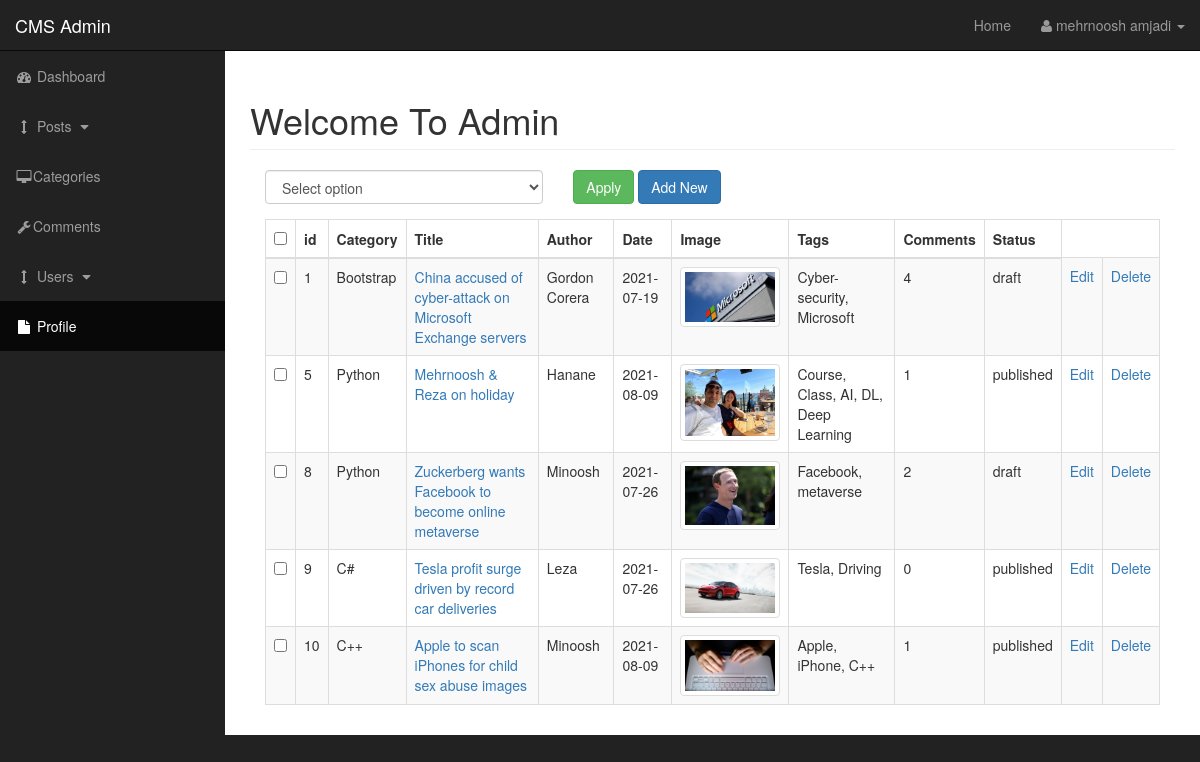
Screenshot of /admin/posts.php (signed in) with the database file from the repository.
### tables this page shows
CREATE TABLE `posts` (
  `post_id` int(3) NOT NULL,
  `post_cat_id` int(3) NOT NULL,
  `post_title` varchar(255) NOT NULL,
  `post_author` varchar(255) NOT NULL,
  `post_date` date NOT NULL,
  `post_image` text NOT NULL,
  `post_content` text NOT NULL,
  `post_tags` varchar(255) NOT NULL,
  `post_comment_count` int(11) NOT NULL,
  `post_status` varchar(255) NOT NULL DEFAULT 'draft'
);

CREATE TABLE `categories` (
  `cat_id` int(3) NOT NULL,
  `cat_title` varchar(255) NOT NULL
);

### admin/view_all_posts.php (the view, shortened to what this page needs)
<div class="col-lg-12">
    <form action="" method="post">
        <div class="row form-group">
            <div class="col-xs-4">
                <select class="form-control" name="process">
                    <option value="">Select option</option>
                </select>
            </div>
            <div class="col-xs-4">
                <input type="submit" name="table_submit" value="Apply" class="btn btn-success">
                <a href="./posts.php?source=add_post" class="btn btn-primary">Add New</a>
            </div>
        </div>
        <div class="form-group">
            <table class="table table-striped table-bordered table-hover">
                <thead>
                    <tr>
                        <th><input id="checkbox_all" type="checkbox" name="selectArray[]" value=""></th>
                        <th>id</th>
                        <th>Category</th>
                        <th>Title</th>
                        <th>Author</th>
                        <th>Date</th>
                        <th>Image</th>
                        <th>Tags</th>
                        <th>Comments</th>
                        <th>Status</th>
                    </tr>
                </thead>
                <tbody>
                    <?php
                    $query = "SELECT * FROM posts";
                    $query_process = mysqli_query($connection, $query);
                    while ($row = mysqli_fetch_assoc($query_process)){
                        $post_id = $row["post_id"];
                        $post_cat_id = $row["post_cat_id"];
                        $post_title = $row["post_title"];
                        $post_author = $row["post_author"];
                        $post_date = $row["post_date"];
                        $post_image = $row["post_image"];
                        $post_tags = $row["post_tags"];
                        $post_comment_count = $row["post_comment_count"];
                        $post_status = $row["post_status"];
                        $query_cat = "SELECT * FROM categories WHERE cat_id = $post_cat_id";
                        $query_cat_process = mysqli_query($connection, $query_cat);
                        $result = mysqli_fetch_assoc($query_cat_process);
                        $cat_title = $result["cat_title"];
                    ?>
                        <tr>
                            <td><input class="checkbox_item" type="checkbox" name="selectArray[]" value="<?php echo $post_id; ?>"></td>
                            <td><?php echo $post_id; ?></td>
                            <td><?php echo $cat_title; ?></td>
                            <td><?php echo "<a href='../post.php?post={$post_id}'>{$post_title}</a>"; ?></td>
                            <td><?php echo $post_author; ?></td>
                            <td><?php echo $post_date; ?></td>
                            <td><?php echo "<img class='img-thumbnail' src='../images/$post_image' style='max-width:100px;' />"; ?></td>
                            <td><?php echo $post_tags; ?></td>
                            <td><?php echo $post_comment_count; ?></td>
                            <td><?php echo $post_status; ?></td>
                            <td><a href="posts.php?source=edit_post&post_id=<?php echo $post_id; ?>">Edit</a></td>
                            <td><a href="posts.php?delete=<?php echo $post_id; ?>">Delete</a></td>
                        </tr>
                    <?php } ?>
                </tbody>
            </table>
        </div>
    </form>
</div>

### admin/css/sb-admin.css (style rules this page uses)
body { margin-top: 100px; background-color: #222; }
@media (min-width:768px) { body { margin-top: 50px; } }

### rows the page displays
posts: post_id "1", categories.cat_title "Bootstrap", post_title "China accused of cyber-attack on Microsoft Exchange servers", post_author "Gordon Corera", post_date "2021-07-19", post_image (picture), post_tags "Cyber-security, Microsoft", post_comment_count "4", post_status "draft"
posts: post_id "5", categories.cat_title "Python", post_title "Mehrnoosh & Reza on holiday", post_author "Hanane", post_date "2021-08-09", post_image (picture), post_tags "Course, Class, AI, DL, Deep Learning", post_comment_count "1", post_status "published"
posts: post_id "8", categories.cat_title "Python", post_title "Zuckerberg wants Facebook to become online metaverse", post_author "Minoosh", post_date "2021-07-26", post_image (picture), post_tags "Facebook, metaverse", post_comment_count "2", post_status "draft"
posts: post_id "9", categories.cat_title "C#", post_title "Tesla profit surge driven by record car deliveries", post_author "Leza", post_date "2021-07-26", post_image (picture), post_tags "Tesla, Driving", post_comment_count "0", post_status "published"
posts: post_id "10", categories.cat_title "C++", post_title "Apple to scan iPhones for child sex abuse images", post_author "Minoosh", post_date "2021-08-09", post_image (picture), post_tags "Apple, iPhone, C++", post_comment_count "1", post_status "published"

### other values shown
$_SESSION["firstname"] "mehrnoosh"
$_SESSION["lastname"] "amjadi"
